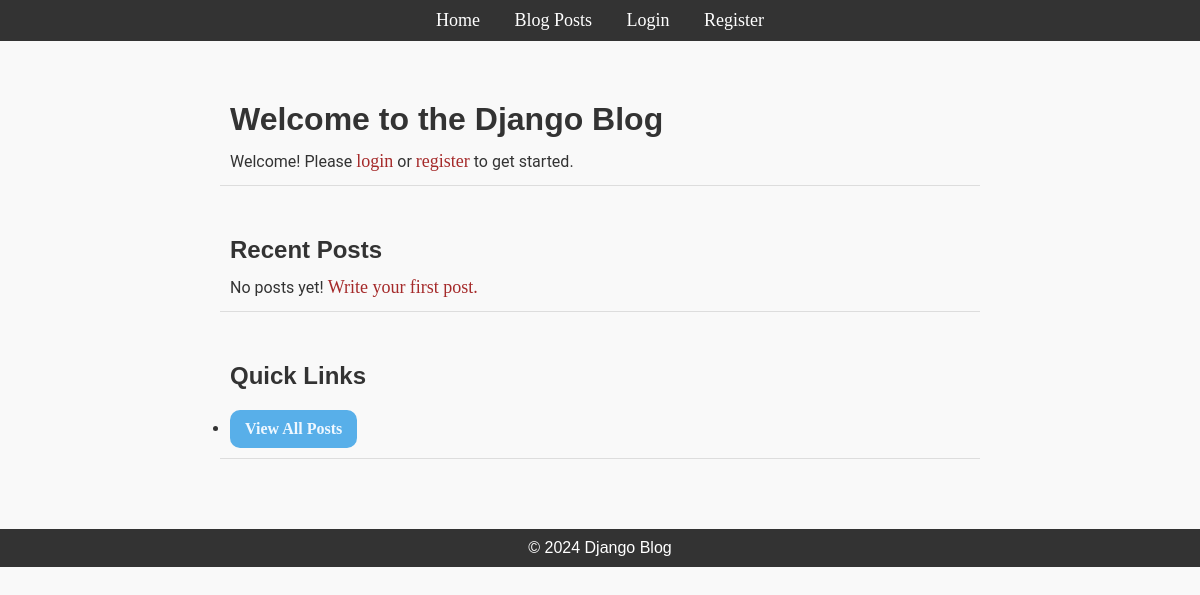
The app's page /home, older data.
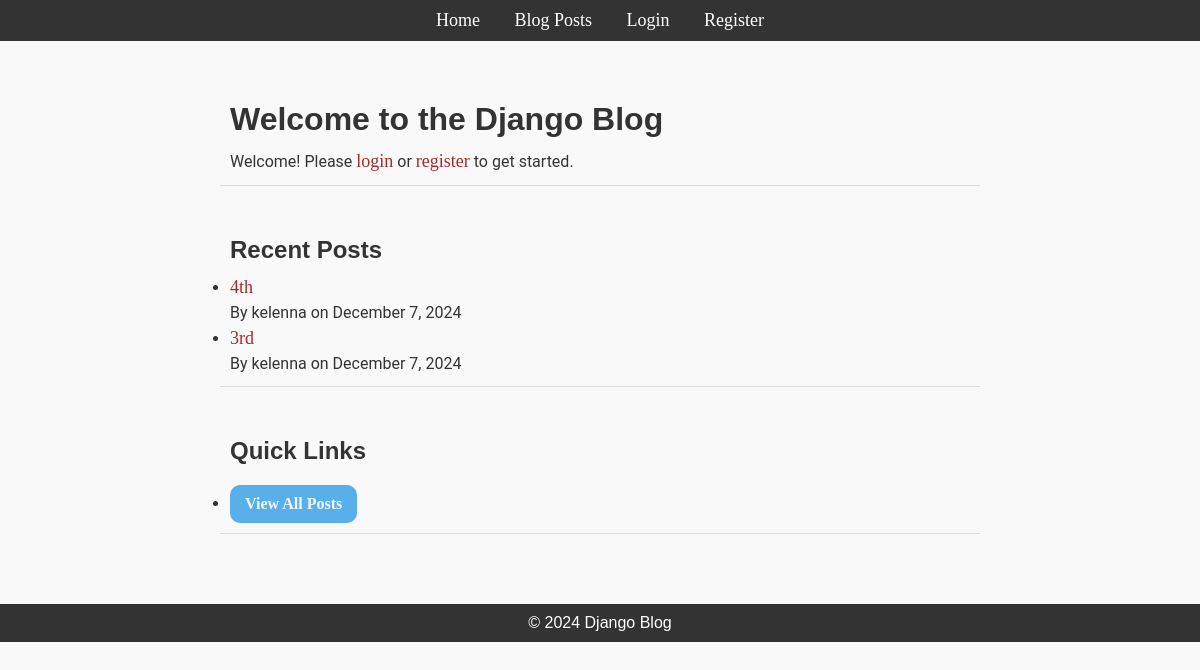
The same page, newer data.
### blog/models.py (models this page shows, shortened)
class Post(models.Model):
    title = models.CharField(max_length=100)
    content = models.TextField()
    published_date = models.DateTimeField(auto_now_add=True)
    author = models.ForeignKey(User, on_delete=models.CASCADE)
    tags = TaggableManager()

### blog/views.py (the view)
# urls.py: path("", lambda request: redirect("home", permanent=True)),
def home(response):
    posts = Post.objects.order_by("-published_date")[:2]  # Get the 5 most recent posts
    context = {
        "posts": posts,
    }
    return render (response, "blog/home.html", context)

### blog/templates/blog/home.html (shortened to what this page needs)
{% extends 'blog/base.html' %}
{% block content %}
    <div class="container">
        <div class = "post">
        <h1>Welcome to the Django Blog</h1>
        {% if user.is_authenticated %}
            <p>Hello, {{ user.username }}! Here’s what’s new:</p>
        {% else %}
            <p>Welcome! Please <a href="{% url 'login' %}">login</a> or <a href="{% url 'register' %}">register</a> to get started.</p>
        {% endif %}
        </div>
        <div class="post">
        <h2>Recent Posts</h2>
        {% if posts %}
            <ul>
                {% for post in posts %}
                    <li>
                        <a href="{% url 'post_detail' post.pk %}">{{ post.title }}</a>
                        <p>By {{ post.author }} on {{ post.published_date|date:"F j, Y" }}</p>
                    </li>
                {% endfor %}
            </ul>
        {% else %}
            <p>No posts yet! <a href="{% url 'post_create' %}">Write your first post.</a></p>
        {% endif %}
        </div>
        <div class="post">
        <h2>Quick Links</h2>
        <ul>
            <li><button class="btn_1"><a href="{% url 'posts' %}" class="type">View All Posts</a></li></button>
        </ul>
        </div>
    </div>
{% endblock %}

### blog/templates/blog/base.html (shortened to what this page needs)
<!DOCTYPE html>
<html lang="en">
<head>
    {% load static %}
    <link rel="stylesheet" href="{% static 'blog/css/styles.css' %}">
</head>
<body>
    <header>
        <nav>
    <ul>
        <li><a href="{% url 'home' %}">Home</a></li>
        <li><a href="{% url 'posts' %}">Blog Posts</a></li>
        {% if user.is_authenticated %}
            <li><a href="{% url 'post_create' %}">Create New Post</a></li>
            <li><a href="{% url 'logout' %}">Logout</a></li>
        {% else %}
            <li><a href="{% url 'login' %}">Login</a></li>
            <li><a href="{% url 'register' %}">Register</a></li>
        {% endif %}
    </ul>
</nav>
    </header>
    <div class="content">
        {% block content %}{% endblock %}
    </div>
    <footer>
        <p>&copy; 2024 Django Blog</p>
    </footer>
</body>
</html>

### blog/static/blog/css/styles.css (style rules this page uses)
* { margin: 0; padding: 0; box-sizing: border-box; }
body { font-family: Arial, sans-serif; background-color: #f9f9f9; color: #333; }
header { background-color: #333; padding: 10px; text-align: center; }
header nav ul { list-style-type: none; }
header nav ul li { display: inline; margin: 0 15px; }
header nav ul li a { color: white; text-decoration: none; font-size: 18px; }
.content { margin: 20px; }
footer { text-align: center; padding: 10px; background-color: #333; color: white; left: 0; bottom: 0; width: 100%; }
.container { max-width: 800px; margin: 0 auto; padding: 20px; box-sizing: border-box; height: 100%; }
.post { margin-bottom: 30px; padding: 10px; border-bottom: 1px solid #ddd; }
.post h1, .post h2 { margin: 10px 0; font-family: Arial, sans-serif; }
.post p, .post ul { font-size: 16px; line-height: 1.5; font-family: 'Roboto', sans-serif; }
.type { text-decoration: none; color: aliceblue; font-size: 16px; font-weight: bold; }
a { text-decoration: none; font-family: Georgia, 'Times New Roman', Times, serif; font-size: 18px; color: brown; }
.btn_1 { background-color: #58afe9; color: white; padding: 10px 15px; font-size: 16px; cursor: pointer; font-weight: bold; border: none; border-radius: 10px; transition: background-color 0.3s ease; margin-top: 10px; }

Row changes from the older to the newer data that the page shows:
added Post: title "4th", author "kelenna", published_date "December 7, 2024"
added Post: title "3rd", author "kelenna", published_date "December 7, 2024"
Text that changed along with them:
text no longer shown: "No posts yet! Write your first post."
